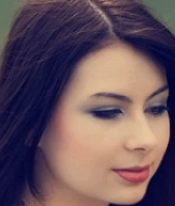
#> input picture 0714/1.png, 175 x 206 px
$ python template_demo.py
#> lines starting #> are read from the running program, lines starting #| are printed output that depends on the picture
#> further down, src is the input picture: shape (206, 175, 3); mean B, G, R 92.3, 82.8, 104.3
import cv2 as cv
import numpy as np

def template_demo():
    tpl = cv.imread("./temp.png")
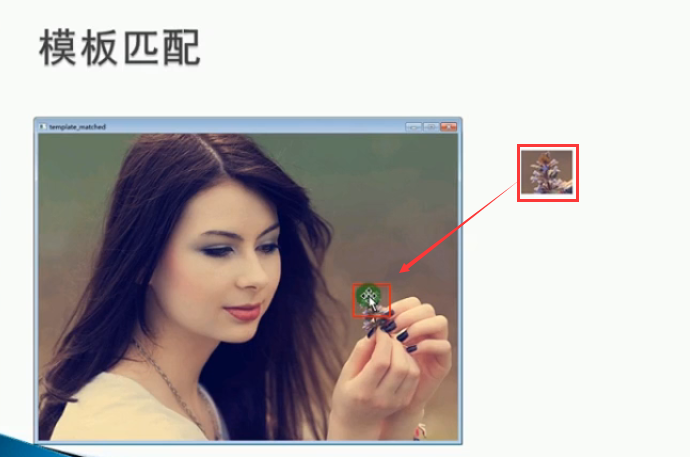
#> input picture 0714/temp.png, 690 x 457 px
#> tpl is the input picture: shape (457, 690, 3); mean B, G, R 180.9, 181.8, 187.6
    target = cv.imread("./1.png")
    cv.imshow("template image",tpl)
    cv.imshow("target image",target)
    methods = [cv.TM_SQDIFF_NORMED,cv.TM_CCORR_NORMED,cv.TM_CCOEFF_NORMED]#各种匹配算法
    th,tw = tpl.shape[:2]  #获取模板图像的高宽
#> th = 457; tw = 690
    for md in methods:
        result = cv.matchTemplate(target,tpl,md)
        # result是我们各种算法下匹配后的图像
        # cv.imshow("%s"%md,result)
        #获取的是每种公式中计算出来的值，每个像素点都对应一个值
        print(result)
        min_val,max_val,min_loc,max_loc = cv.minMaxLoc(result)
        if md == cv.TM_SQDIFF_NORMED:
            tl = min_loc    #tl是左上角点
        else:
            tl = max_loc
        br = (tl[0]+tw,tl[1]+th)    #右下点
        cv.rectangle(target,tl,br,(0,0,255),2)#画矩形
        cv.imshow("match-%s"%md,target)
#> this loop made 3 passes
#> (min_val, max_val, min_loc, max_loc) on passes 1 to 3: (0, 1, (111, 138), (453, 0)), (0.532, 0.993, (0, 168), (111, 138)), (-0.588, 0.975, (165, 235), (111, 138))
#> (printed output is left out)
#> pass 1, in template_demo, `result = cv.matchTemplate(target,tpl,md)`:
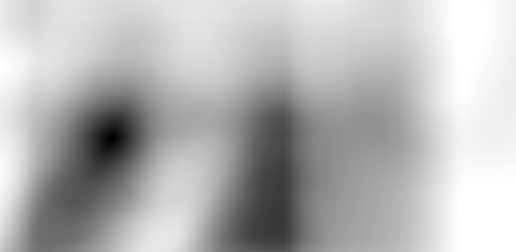
#> result: shape (252, 516) float32; min 0, max 1, mean 0.711
#> pass 1, in template_demo, `cv.imshow("match-%s"%md,target)`:
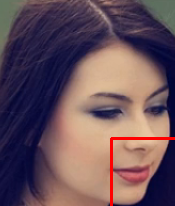
#> window 'match-1': shape (206, 175, 3); mean B, G, R 90.9, 81.1, 105
#> pass 2, in template_demo, `result = cv.matchTemplate(target,tpl,md)`:
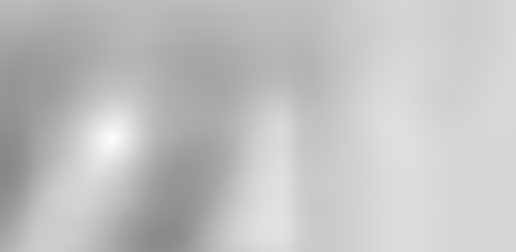
#> result: shape (252, 516) float32; min 0.532, max 0.993, mean 0.76
#> pass 3, in template_demo, `result = cv.matchTemplate(target,tpl,md)`:
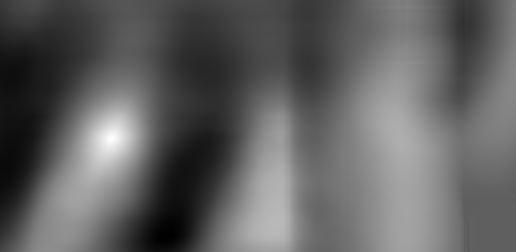
#> result: shape (252, 516) float32; min -0.588, max 0.975, mean 0.0101; drawn with min black and max white


src = cv.imread("./1.png")  #读取图片
cv.namedWindow("input image",cv.WINDOW_AUTOSIZE)    #创建GUI窗口,形式为自适应
cv.imshow("input image",src)    #通过名字将图像和窗口联系
template_demo()
cv.waitKey(0)   #等待用户操作，里面等待参数是毫秒，我们填写0，代表是永远，等待用户操作
cv.destroyAllWindows()  #销毁所有窗口
